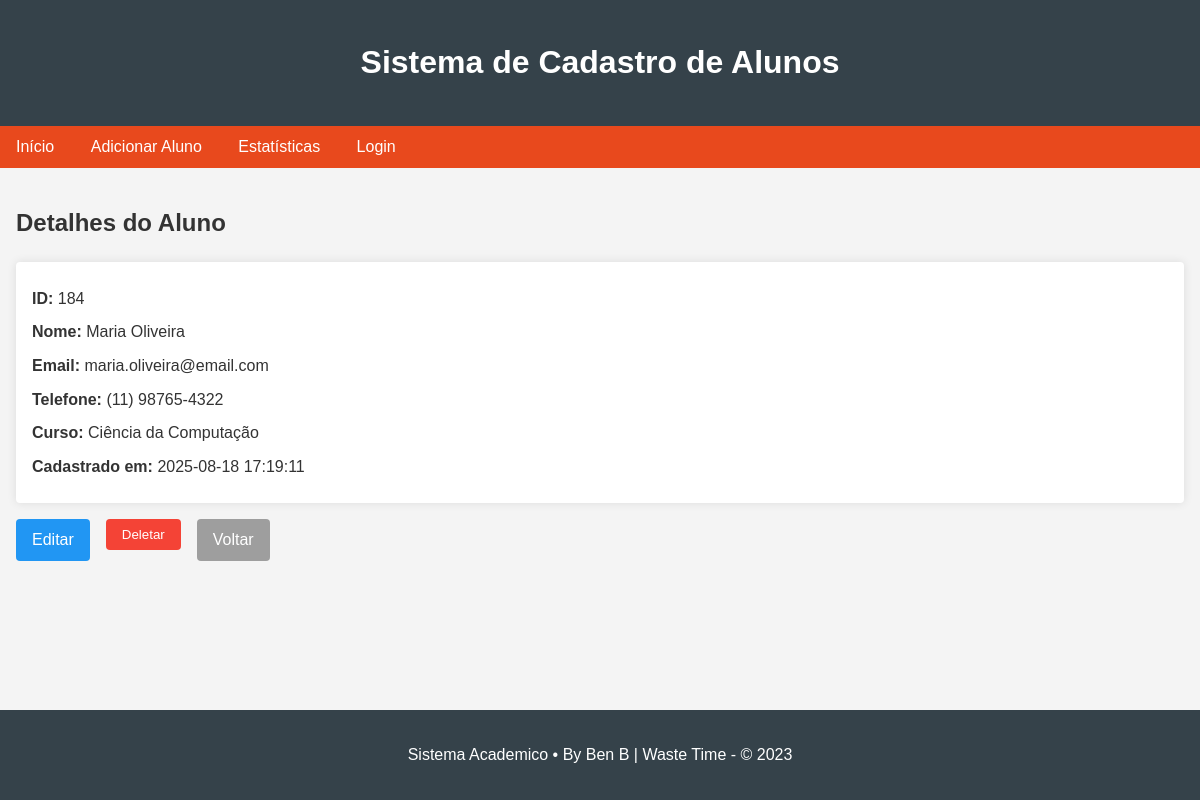
/184, run on the app's committed database.
### tables this page shows
CREATE TABLE alunos (
        id INTEGER PRIMARY KEY AUTOINCREMENT,
        nome TEXT NOT NULL,
        email TEXT NOT NULL,
        telefone TEXT,
        curso TEXT,
        criado_em TIMESTAMP DEFAULT CURRENT_TIMESTAMP
    );

### app.py (the view)
@app.route('/<int:id>')
def ver_aluno(id):
    conn = get_db_connection()
    aluno = conn.execute('SELECT * FROM alunos WHERE id = ?', (id,)).fetchone()
    conn.close()
    if aluno is None:
        abort(404)
    return render_template('ver.html', aluno=aluno)

### app.py (called while the page is built)
def get_db_connection():
    conn = sqlite3.connect('alunos.db')
    conn.row_factory = sqlite3.Row
    return conn

### templates/ver.html
{% extends "base.html" %}
{% block content %}
    <h2>Detalhes do Aluno</h2>
    <div class="aluno-details">
        <p><strong>ID:</strong> {{ aluno['id'] }}</p>
        <p><strong>Nome:</strong> {{ aluno['nome'] }}</p>
        <p><strong>Email:</strong> {{ aluno['email'] }}</p>
        <p><strong>Telefone:</strong> {{ aluno['telefone'] or '-' }}</p>
        <p><strong>Curso:</strong> {{ aluno['curso'] or '-' }}</p>
        <p><strong>Cadastrado em:</strong> {{ aluno['criado_em'] }}</p>
    </div>
    <div class="actions">
        <a href="{{ url_for('editar', id=aluno['id']) }}" class="btn edit">Editar</a>
        <form action="{{ url_for('deletar', id=aluno['id']) }}" method="post">
            <button type="submit" class="btn delete" onclick="return confirm('Tem certeza que deseja deletar este aluno?')">Deletar</button>
        </form>
        <a href="{{ url_for('index') }}" class="btn back">Voltar</a>
    </div>
{% endblock %}

### static/style.css (style rules this page uses)
body { font-family: Arial, sans-serif; line-height: 1.6; margin: 0; padding: 0; color: #333; background-color: #f4f4f4; }
.btn { display: inline-block; padding: 0.5rem 1rem; text-decoration: none; border-radius: 4px; cursor: pointer; border: none; margin-right: 0.5rem; }
.btn.edit { background-color: #2196F3; color: white; }
.btn.delete { background-color: #f44336; color: white; }
.btn.cancel, .btn.back { background-color: #9e9e9e; color: white; }
.aluno-details { background: white; padding: 1rem; border-radius: 4px; box-shadow: 0 0 10px rgba(0,0,0,0.1); margin-bottom: 1rem; }
.aluno-details p { margin: 0.5rem 0; }
.actions { display: flex; gap: 0.5rem; }

### data on the page
alunos: id "184", nome "Maria Oliveira", email "maria.oliveira@email.com", telefone "(11) 98765-4322", curso "Ciência da Computação", criado_em "2025-08-18 17:19:11"
